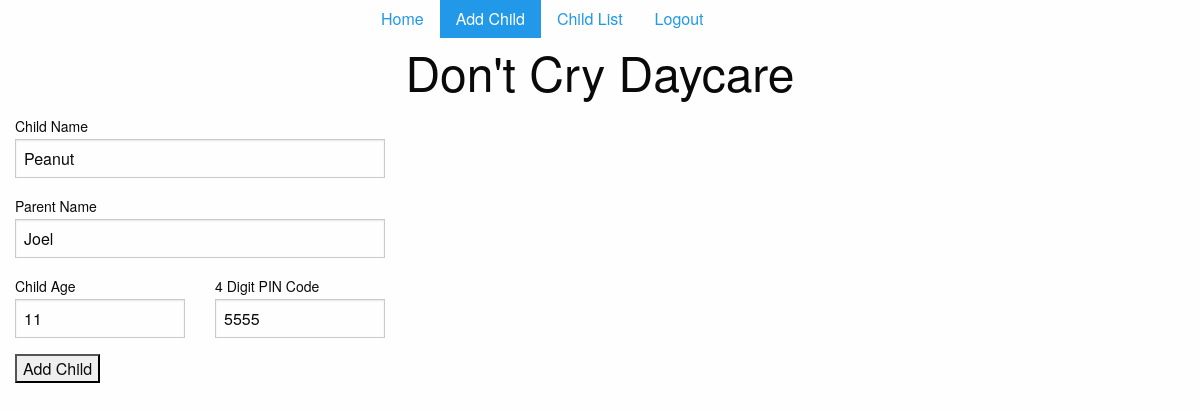
The app's page /child/4/update/ (signed in) with its own data.
### app/models.py (models this page shows, shortened)
class Child(models.Model):
    name = models.CharField(max_length=50)
    parent = models.CharField(max_length=50)
    age = models.IntegerField()
    pin = models.CharField(unique=True, max_length=4)

### app/views.py (the view)
# urls.py: url(r'^child/(?P<pk>\d+)/update/$', ChildUpdateView.as_view(), name='child_update_view'),
class ChildUpdateView(UpdateView):
    model = Child
    fields = ('name', 'parent', 'age', 'pin')
    success_url = reverse_lazy('child_checkin_log_list_view')

### app/models.py (called while the page is built)
    @property
    def is_employee(self):
        return self.access_level == 'e'

### templates/app/child_form.html (shortened to what this page needs)
{% extends 'base.html' %}
{% block child_form_active %}
active
{% endblock %}
{% block content %}
<form method="post">
  <div class="row">
    <div class="medium-4 columns">
      <div class="fieldWrapper">
        <label for="{{ form.name.id_for_label }}">Child Name</label>
        {{ form.name }}
      </div>
    </div>
  </div>
  <div class="row">
    <div class="medium-4 columns">
      <div class="fieldWrapper">
        <label for="{{ form.parent.id_for_label }}">Parent Name</label>
        {{ form.parent }}
      </div>
    </div>
  </div>
  <div class="row">
    <div class="medium-2 columns">
      <div class="fieldWrapper">
        <label for="{{ form.age.id_for_label }}">Child Age</label>
        {{ form.age }}
      </div>
    </div>
    <div class="medium-2 columns">
      <div class="fieldWrapper">
        <label for="{{ form.pin.id_for_label }}">4 Digit PIN Code</label>
        {{ form.pin }}
      </div>
    </div>
  </div>
  <div class="row">
    <div class="medium-1 columns">
      <input type="submit" value="Add Child">
    </div>
  </div>
</form>
{% endblock %}

### app/static/css/app.css (style rules this page uses)
div { justify-content: center; }

### records on screen
Child: name "Peanut", parent "Joel", age "11", pin "5555"
